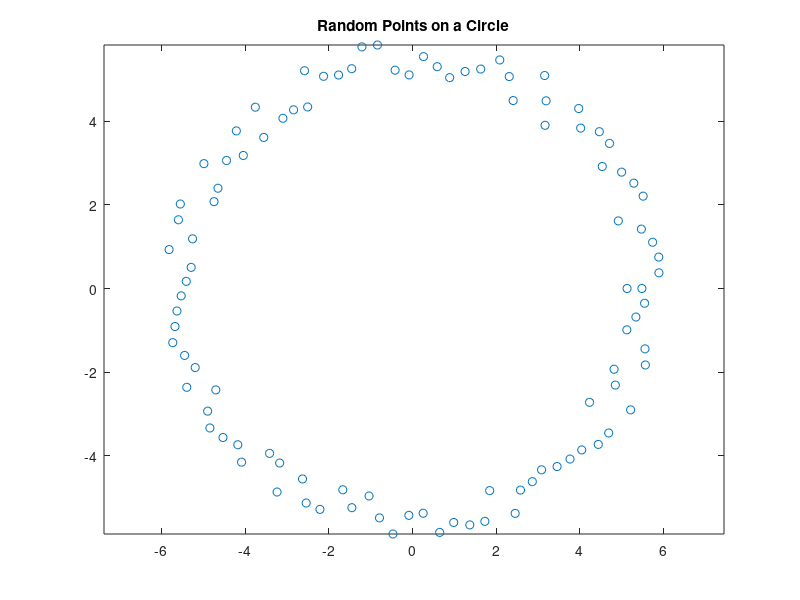

This chart was generated by the following MATLAB code:
% Day 062: Random Circle Points Plot

theta = linspace(0, 2*pi, 100);
r = 5 + rand(1, 100);
x = r .* cos(theta);
y = r .* sin(theta);
figure;
plot(x, y, 'o'); axis equal;
title('Random Points on a Circle');
